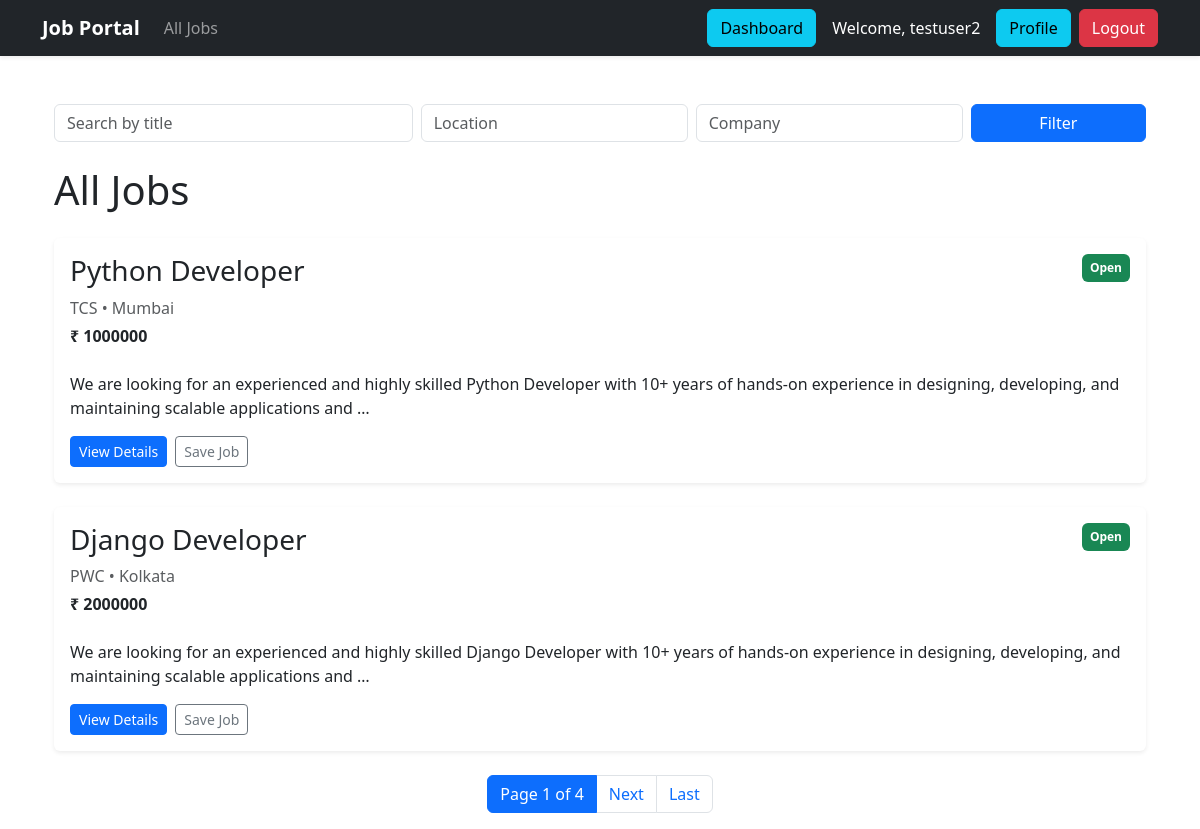
Screenshot of /jobs/ (signed in) with the database file from the repository.
### jobs/models.py (models this page shows, shortened)
class Job(models.Model):
    posted_by = models.ForeignKey(
        User, on_delete=models.CASCADE, related_name="posted_jobs", null=True
    )
    title = models.CharField(max_length=200)
    company_name = models.CharField(max_length=200)
    location = models.CharField(max_length=200)
    salary = models.CharField(max_length=100)
    description = models.TextField()
    saved_by = models.ManyToManyField(User, related_name="saved_jobs", blank=True)
    created_at = models.DateTimeField(auto_now_add=True)

### jobs/views.py (the view)
# urls.py: path("", views.JobListView.as_view(), name="job_list"),
class JobListView(ListView):
    model = Job
    template_name = "jobs/job_list.html"
    context_object_name = "jobs"
    paginate_by = 2
    def get_queryset(self):
        queryset = super().get_queryset()
        keyword = self.request.GET.get("keyword")
        location = self.request.GET.get("location")
        company = self.request.GET.get("company")
        if keyword:
            queryset = queryset.filter(title__icontains=keyword)
        if location:
            queryset = queryset.filter(location__icontains=location)
        if company:
            queryset = queryset.filter(company_name__icontains=company)
        return queryset
    def get_context_data(self, **kwargs):
        context = super().get_context_data(**kwargs)
        saved_job_ids = []
        if self.request.user.is_authenticated:
            saved_job_ids = self.request.user.saved_jobs.values_list("id", flat=True)
        context["saved_job_ids"] = saved_job_ids
        return context

### jobs/templates/jobs/job_list.html (shortened to what this page needs)
{% extends "base.html" %}
{% block content %}
<div class="container mt-5">
<form method="GET" class="mb-4">
    <div class="row g-2">
        <div class="col-md-4">
            <input
                type="text"
                name="keyword"
                class="form-control"
                placeholder="Search by title"
                value="{{ request.GET.keyword }}"
            >
        </div>
        <div class="col-md-3">
            <input
                type="text"
                name="location"
                class="form-control"
                placeholder="Location"
                value="{{ request.GET.location }}"
            >
        </div>
        <div class="col-md-3">
            <input
                type="text"
                name="company"
                class="form-control"
                placeholder="Company"
                value="{{ request.GET.company }}"
            >
        </div>
        <div class="col-md-2">
            <button
                type="submit"
                class="btn btn-primary w-100">
                Filter
            </button>
        </div>
    </div>
</form>
    <h1 class="mb-4">
        All Jobs
    </h1>
    {% for job in jobs %}
        <div class="card shadow-sm mb-4 border-0">
            <div class="card-body">
                <div class="d-flex justify-content-between align-items-start">
                    <div>
                        <h3 class="mb-2">
                            {{ job.title }}
                        </h3>
                        <p class="text-muted mb-1">
                            {{ job.company_name }}
                            •
                            {{ job.location }}
                        </p>
                        <p class="fw-bold mb-2">
                            ₹ {{ job.salary }}
                        </p>
                    </div>
                    <div>
                        <span class="badge bg-success p-2">
                            Open
                        </span>
                    </div>
                </div>
                <p class="mt-3">
                    {{ job.description|truncatewords:25 }}
                </p>
                <div class="d-flex gap-2 flex-wrap mt-3">
                    <a
                        href="{% url 'job_detail' pk=job.id %}"
                        class="btn btn-primary btn-sm">
                        View Details
                    </a>
{% if user.is_authenticated %}
    {% if job.id in saved_job_ids %}
        <button
            class="btn btn-success btn-sm"
            disabled>
            Saved ✓
        </button>
    {% else %}
        <a
            href="{% url 'save_job' job.id %}"
            class="btn btn-outline-secondary btn-sm">
            Save Job
        </a>
    {% endif %}
{% endif %}
                </div>
            </div>
        </div>
    {% empty %}
        <div class="alert alert-info">
            No jobs available.
        </div>
    {% endfor %}
{% if is_paginated %}
    <nav class="mt-4">
        <ul class="pagination justify-content-center">
            <li class="page-item active">
                <span class="page-link">
                    Page {{ page_obj.number }}
                    of
                    {{ page_obj.paginator.num_pages }}
                </span>
            </li>
            {% if page_obj.has_next %}
                <li class="page-item">
                    <a
                        class="page-link"
                        href="?page={{ page_obj.next_page_number }}">
                        Next
                    </a>
                </li>
                <li class="page-item">
                    <a
                        class="page-link"
                        href="?page={{ page_obj.paginator.num_pages }}">
                        Last
                    </a>
                </li>
            {% endif %}
        </ul>
    </nav>
{% endif %}
</div>
{% endblock %}

### templates/base.html (shortened to what this page needs)
{% load static %}
<!DOCTYPE html>
<html lang="en">
<head>
    <link
      href="https://cdn.jsdelivr.net/npm/bootstrap@5.3.7/dist/css/bootstrap.min.css"
      rel="stylesheet"
    >
</head>
<body>
<nav class="navbar navbar-expand-lg navbar-dark bg-dark shadow-sm">
    <div class="container">
        <a class="navbar-brand fw-bold" href="/">
            Job Portal
        </a>
        <div class="collapse navbar-collapse" id="navbarNav">
            <ul class="navbar-nav">
                <li class="nav-item">
                    <a
                        class="nav-link"
                        href="{% url 'job_list' %}">
                        All Jobs
                    </a>
                </li>
            </ul>
            <div class="ms-auto d-flex align-items-center">
                {% if user.is_authenticated %}
                    {% if user.profile.role == 'recruiter' %}
                        <a
                            href="{% url 'dashboard' %}"
                            class="btn btn-primary me-2">
                            Dashboard
                        </a>
                        <a
                            href="{% url 'recruiter_jobs' %}"
                            class="btn btn-dark me-2">
                            My Jobs
                        </a>
                        <a
                            href="{% url 'create_job' %}"
                            class="btn btn-warning me-4">
                            Post Job
                        </a>
                    {% else %}
                        <a
                            href="{% url 'dashboard' %}"
                            class="btn btn-info me-3">
                            Dashboard
                        </a>
                    {% endif %}
                    <span class="text-white me-3">
                        Welcome, {{ user.username }}
                    </span>
                    <a
                        href="{% url 'profile' %}"
                        class="btn btn-info me-2">
                        Profile
                    </a>
                    <a
                        href="{% url 'logout' %}"
                        class="btn btn-danger">
                        Logout
                    </a>
                {% endif %}
            </div>
        </div>
    </div>
</nav>
    <div class="container mt-4">
        {% block content %}
        {% endblock %}
    </div>
</body>
</html>

### rows the page displays
Job: title "Python Developer", company_name "TCS", location "Mumbai", salary "1000000", description "We are looking for an experienced and highly skilled Python Developer with 10+ years of hands-on experience in designing, developing, and maintaining scalable applications and …", shows "Save Job"
Job: title "Django Developer", company_name "PWC", location "Kolkata", salary "2000000", description "We are looking for an experienced and highly skilled Django Developer with 10+ years of hands-on experience in designing, developing, and maintaining scalable applications and …", shows "Save Job"

### other values shown
{{ user.username }} "testuser2"
{{ page_obj.number }} "1"
{{ page_obj.paginator.num_pages }} "4"
